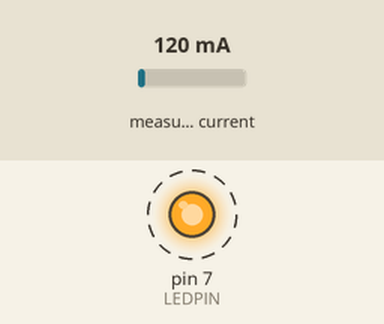
Bench run of a sketch on a simulated Arduino Uno, built with avr-gcc and run on an emulated ATmega328P. Parts: output pins drawn as LEDs (lit = HIGH). Dashed ring = blinking. The inputs (shaded band) are chosen by the test bench; at power-on: measured current 120 mA. The local clock reads 2024-03-15 10:24:30 at power-on unless the sketch sets it; storage starts empty; what the sketch prints to the serial monitor is not drawn.

Above: at 0.6 s.
Timing chart, 0 to 4.7 s (numbered marks = the images above):
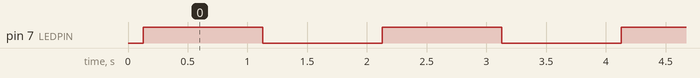

Measured:
- by itself, pin 7 (LEDPIN): alternates HIGH for 1.0 s and LOW for 1.0 s

The sketch:

solardatalog.ino
```cpp
/*
**************************************************************************
This Arduino code is specially designed for a current sensor data logger system
to measure the short circuit current provided by a solar panel when light shines onto it.
This code requires a competible Arduino Uno, Shield Data logger with DS1307 RTC and an INA219 DC current sensor.


Developed by Tresthon Quah and Dr. Lee Chee Huei, SUTD, 9 May 2024
***************************************************************************
*/

// These are libraries that are used to provide basic functionalities
#include <Wire.h>
#include <INA219_WE.h>
#include <SPI.h>
#include <SD.h>
#include <RTClib.h>

// These are declarations of external modules used
INA219_WE ina219(0x40);   // Voltage and current sensor
RTC_DS1307 rtc;           // Real-time clock

// These are declarations of global variables
char filename[] = "YYYYMMDD.csv";   // Temporary file name for .csv file
DateTime start_time;                // Temporary start time variable
File file;                          // Temporary file variable for .csv file
// float averagedcurrent_mA;           // Temporary variable for averaged values
// int counter = 0;                    // Temporary variable to count no. of datapoints
const int LEDPIN = 7;               // Define the GPIO Pin 7 to control the LED7
int frequency = 20;                 // in Seconds (set to be even number), how often to collect current value from the solar panel


// This is the setup function, which is what the Arduino runs once at the start of every iteration
void setup() {

  pinMode(LEDPIN, OUTPUT);
  Serial.begin(9600);       // Open serial communications with a computer
  Wire.begin();

  // Checking for INA219 connection
  if(!ina219.init()){
    Serial.println("Error : INA219 not connected!");
    Serial.println("Connect the INA219, then push the reset button");
    digitalWrite(LEDPIN, HIGH);
    while (1);
  }
  else{
    Serial.println("INA219 detected!");
  }

  // Checking for RTC shield attachment
  if (!rtc.begin()) {
    Serial.println("Error : RTC not detected!");
    Serial.println("Attach the RTC, then push the reset button");
    digitalWrite(LEDPIN, HIGH);
    while (1);   // This command is an infinite loop. It is the same as for (;;);
  }
  else{
    Serial.println("RTC detected!");
  }

  // Checking for RTC value
  if (!rtc.isrunning()) {
    Serial.println("Error : RTC lost power!");
    Serial.println("RTC will be set to when this sketch was compiled");
    // When time needs to be set on a new device, or after a power loss, the
    // Following line sets the RTC to the date & time this sketch was compiled
    rtc.adjust(DateTime(F(__DATE__), F(__TIME__)));
    digitalWrite(LEDPIN, HIGH);
    while(1);
  }
  else{
    Serial.println("RTC OK!");
  }

/*
The following rtc.adjust command below sets the date and time to the date and time that the code was compiled from a local computer.
Uncomment the command and upload the whole code to update RTC Data and Time the first time.
Then, comment this line out and upload the code AGAIN (the second time upload) to prevent the RTC resetting to the initial date and time when Arduino is power reset.

*/
 // rtc.adjust(DateTime(F(__DATE__), F(__TIME__)));

  // Checking for SD card to make sure SD card is inserted
  if (!SD.begin(10)) {
    Serial.println("Error : SD card not detected!");
    Serial.println("Attach the SD card, then push the reset button");
    digitalWrite(LEDPIN, HIGH);
    for (;;);    // This command is an infinite loop. The code will hang there (the rest of the code will not run) until reset button is pressed.
  }
  else{
    Serial.println("SD card detected!");
  }

  // Generating filename (Based on current RTC date)
  start_time = rtc.now();
  filename[0] = '0' + (start_time.year() / 1000);  // start_time is an integer. start_time.year()/1000, as integer gives the first digit of the year.
  filename[1] = '0' + (start_time.year() / 100) % 10;  // % is the modulo operation, which returns the remainder of an integer division
  filename[2] = '0' + (start_time.year() / 10) % 10;
  filename[3] = '0' + (start_time.year() % 10);
  filename[4] = '0' + (start_time.month() / 10) % 10;
  filename[5] = '0' + (start_time.month() % 10);
  filename[6] = '0' + (start_time.day() / 10) % 10;
  filename[7] = '0' + (start_time.day() % 10);

  // Opening file and listing the headers of the .csv file
  file = SD.open(filename, FILE_WRITE);
  if (file.size() == 0) {
    file.println("Time, Current (mA)");
  }
  file.close();
  Serial.println("SD card OK!");

  // End of setup function
  Serial.println("All checks OK!");
  Serial.print("Data will be stored into ");
  Serial.println(filename);
  Serial.println();
}

// This is the loop function, which is what the Arduino will be constantly doing while running
void loop() {

  // checking the current sensor connection in every iteration/loop.
  if(!ina219.init()) {
    Serial.println("Error : INA219 not connected! Connect the INA219, then push the reset button");
    digitalWrite(LEDPIN, HIGH);
    while (1);    // This command is an infinite loop. The code will hang there until reset button is pressed.
  }

  // checking the SD card in every iteration/loop.
  if (!SD.begin(10)) {
    Serial.println("Error : SD card not detected! Attach the SD card, then push the reset button");
    digitalWrite(LEDPIN, HIGH);
    while (1);
  }

  // Open file and store data
  file = SD.open(filename, FILE_WRITE);
  ReadData();
  file.close();

  /*  Flashing the on-board LED as the indicator that the code in loop() is running
      and there are data being stored in SD card.
  */
  for (int i = 1; i <= frequency/2; i++) {
    digitalWrite(LEDPIN, HIGH);     // turn the LED on (HIGH is the voltage level). GPIO7 will give out 5V.
    delay((frequency/frequency)*1000);  // delay 1 second for LED to be on for 1 second
    digitalWrite(LEDPIN, LOW);      // turn the LED off (LOW is the voltage level). GPIO7 will be 0V.
    delay((frequency/frequency)*1000);   // LED to be off for 1 second
  }
}

// This function reads the current of the solar panel
void ReadData() {

  // Get current reading from the INA219 module
  float current_mA = ina219.getCurrent_mA();
  StoreData(current_mA);

  /*  Using the following commands to measure bus voltage and power if needed.
      StoreData function would need to be modified accordingly to store additional data in SD card.
  */
  // float busVoltage_V = ina219.getBusVoltage_V();
  // float power_mW = ina219.getBusPower();

}

// This function stores the data values into the SD card
void StoreData(float currentvalue) {

  // Generate current timestamp
  DateTime now = rtc.now();
  String currtime = String(now.hour());
  currtime.concat(":");
  currtime.concat(String(now.minute()));
  currtime.concat(":");
  currtime.concat(String(now.second()));

  // Print out the time and current value in the serial monitor for checking
  Serial.print("At "); Serial.println(currtime);
  Serial.print("Current[mA]: "); Serial.println(currentvalue);

  // Store recorded time on SD card
  file.print(currtime);
  file.print(",");

  // Store current value on SD card
  file.print(currentvalue);
  file.print(",");

  Serial.println("Data stored!");
  Serial.println();

  // Prepare for next line of stored readings
  file.println();
}
```
